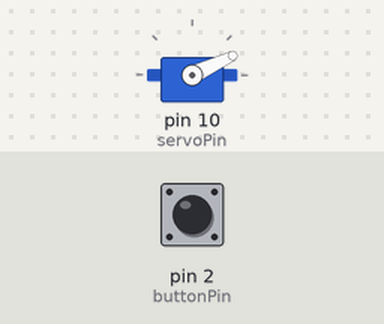
Recording of a sketch running on a simulated Arduino Uno, built with avr-gcc and run on an emulated ATmega328P. Parts: servo. Inputs (shaded band) come from the test bench; at power-on: pin 2 (buttonPin) LOW. What the sketch prints to the serial monitor is not drawn.

Above: at 1.2 s.
1.3 s: pin 2 (buttonPin) pulled HIGH for 1 s
At 2.1 s:
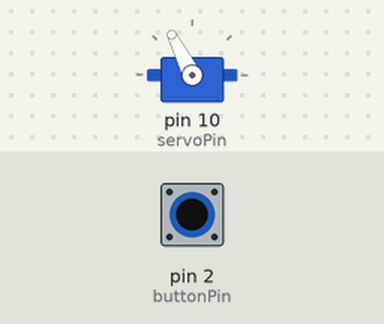
3.8 s: pin 2 (buttonPin) pulled HIGH for 3.2 s
At 4.18 s:
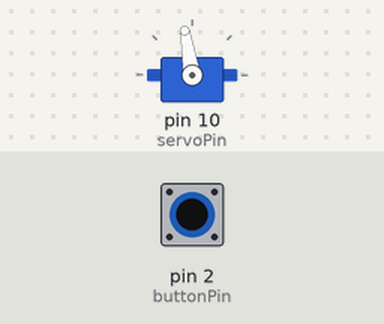
Timing chart, 0 to 8.6 s (numbered marks = the images above; inputs shaded):
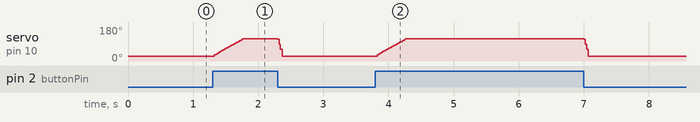

Measured:
- after the input at 1.3 s, servo on pin 10 (servoPin): rises from 25° to 117° in 0.46 s, then falls to 25° in 0.61 s
- after the input at 3.8 s, servo on pin 10 (servoPin): rises from 25° to 117° in 0.46 s, then falls to 25° in 2.8 s

The sketch:

servo.ino
```cpp
#include <Servo.h>
#include <Wire.h>


const int buttonPin = 2;
const int servoPin = 10;

Servo Servo;

void button(int buttonPin){
  bool value = digitalRead(buttonPin);

}

void setup() {
  // put your setup code here, to run once:
  Wire.begin();
  Serial.begin(115200);
  Servo.attach(servoPin);
}

bool buttonState;
int servoValue = 0;
void loop() {
  buttonState = digitalRead(buttonPin);

  if (buttonState == HIGH){
    servoValue = min((servoValue + 1), 1750);//inside
    Serial.println(servoValue);
    Servo.writeMicroseconds(servoValue);
  }
  else{
    servoValue = max((servoValue - 1), 800); //outside
    Servo.writeMicroseconds(servoValue);
  }

  // put your main code here, to run repeatedly:

}
```
